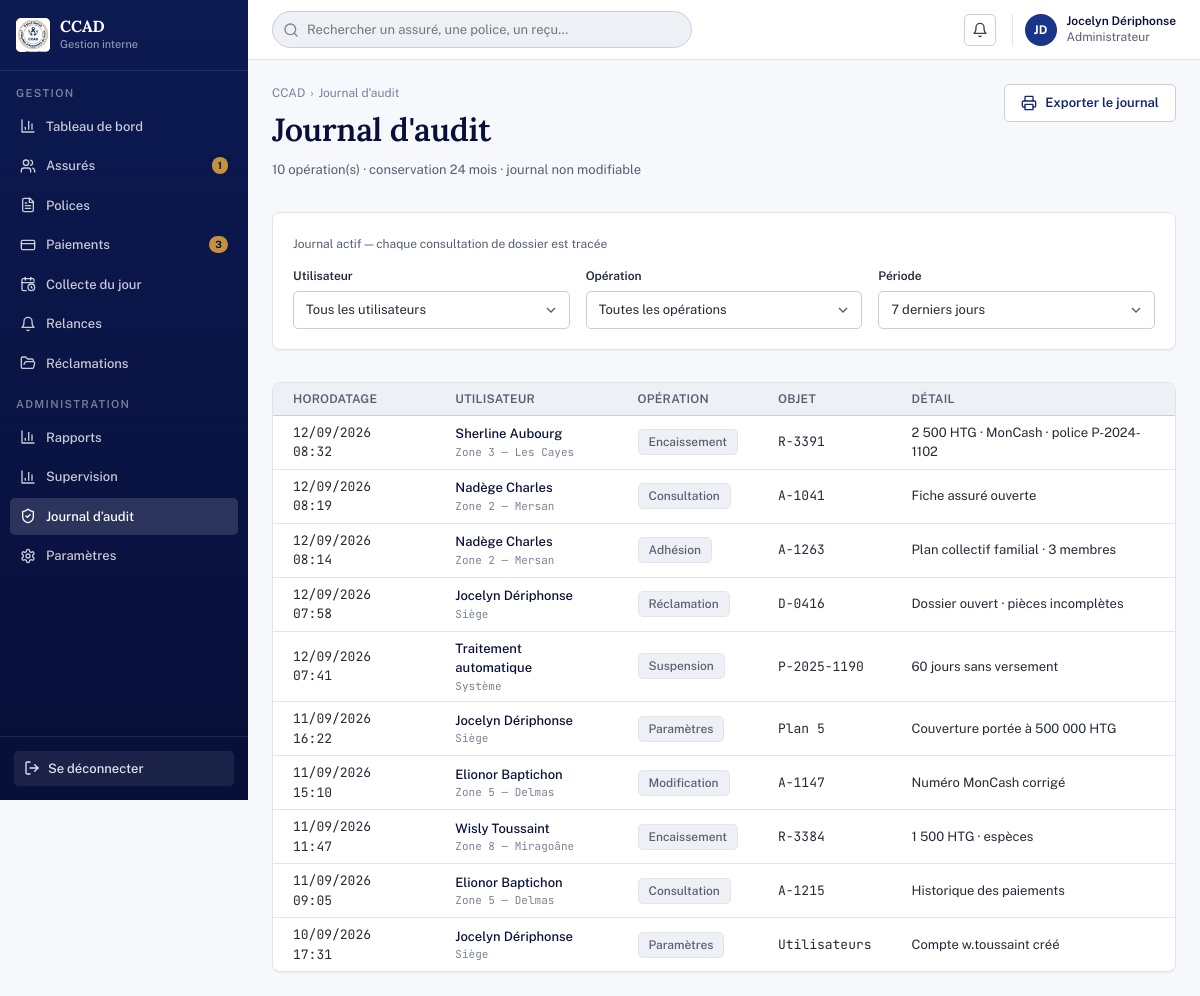
/audit.php (signed in), run on the app's committed database.
### tables this page shows
CREATE TABLE audit_log (
  id              BIGINT UNSIGNED AUTO_INCREMENT PRIMARY KEY,
  horodatage      DATETIME NOT NULL DEFAULT CURRENT_TIMESTAMP,
  utilisateur_id  INT UNSIGNED DEFAULT NULL,
  zone            VARCHAR(80) DEFAULT NULL,
  type_operation  ENUM('Consultation','Adhésion','Encaissement','Modification','Suspension','Réclamation','Paramètres') NOT NULL,
  cible           VARCHAR(60) DEFAULT NULL,
  detail          VARCHAR(255) DEFAULT NULL,
  FOREIGN KEY (utilisateur_id) REFERENCES utilisateurs(id)
);

### audit.php (the view, shortened to what this page needs)
<?php
require_once __DIR__ . '/includes/functions.php';
require __DIR__ . '/includes/layout_start.php';
$pdo = db();
$userF = $_GET['user'] ?? 'tous';
$typeF = $_GET['type'] ?? 'tous';
$periodeF = $_GET['periode'] ?? 'semaine';
$periodeJours = ['jour' => 1, 'semaine' => 7, 'mois' => 30][$periodeF] ?? 7;
$sql = "SELECT al.*, CONCAT(u.prenom,' ',u.nom) AS utilisateur FROM audit_log al LEFT JOIN utilisateurs u ON u.id=al.utilisateur_id WHERE al.horodatage >= DATE_SUB(NOW(), INTERVAL ? DAY)";
$params = [$periodeJours];
$sql .= ' ORDER BY al.horodatage DESC LIMIT 300';
$stmt = $pdo->prepare($sql);
$stmt->execute($params);
$rows = $stmt->fetchAll();
$users = $pdo->query("SELECT id, CONCAT(prenom,' ',nom) nom FROM utilisateurs ORDER BY nom")->fetchAll();
$types = ['Consultation','Adhésion','Encaissement','Modification','Suspension','Réclamation','Paramètres'];
$securite = $pdo->query('SELECT * FROM reglages_securite WHERE id=1')->fetch();
$qs = http_build_query($_GET);
?>
<div class="page-header">
  <div>
    <div class="page-header__breadcrumbs"><span>CCAD</span><span>Journal d'audit</span></div>
    <h1 class="page-header__title">Journal d'audit</h1>
    <div class="page-header__meta"><?= count($rows) ?> opération(s) · conservation 24 mois · journal non modifiable</div>
  </div>
  <div class="page-header__actions"><a class="btn btn--secondary" href="pages/export_csv.php?type=audit&<?= $qs ?>"><?= icon('printer',16) ?> Exporter le journal</a></div>
</div>
<div class="card">
  <div class="card__subtitle" style="margin-bottom:14px"><?= ($securite['journal_actif'] ?? 1) ? "Journal actif — chaque consultation de dossier est tracée" : "Journal désactivé dans Paramètres › Utilisateurs" ?></div>
  <form class="filter-bar" method="get">
    <div class="field"><label class="field__label">Utilisateur</label><select class="input" name="user" onchange="this.form.submit()">
      <option value="tous">Tous les utilisateurs</option><?php foreach ($users as $u): ?><option value="<?= $u['id'] ?>" <?= $userF==$u['id']?'selected':'' ?>><?= h($u['nom']) ?></option><?php endforeach; ?>
    </select></div>
    <div class="field"><label class="field__label">Opération</label><select class="input" name="type" onchange="this.form.submit()">
      <option value="tous">Toutes les opérations</option><?php foreach ($types as $t): ?><option value="<?= h($t) ?>" <?= $typeF===$t?'selected':'' ?>><?= h($t) ?></option><?php endforeach; ?>
    </select></div>
    <div class="field"><label class="field__label">Période</label><select class="input" name="periode" onchange="this.form.submit()">
      <option value="semaine" <?= $periodeF==='semaine'?'selected':'' ?>>7 derniers jours</option>
    </select></div>
  </form>
</div>
<div class="card card--flush">
  <div class="table-wrap">
    <table class="data-table is-dense">
      <thead><tr><th>Horodatage</th><th>Utilisateur</th><th>Opération</th><th>Objet</th><th>Détail</th></tr></thead>
      <tbody>
      <?php foreach ($rows as $row): ?>
        <tr>
          <td class="is-mono"><?= fmt_datetime_fr($row['horodatage']) ?></td>
          <td><div class="person-cell"><span class="person-cell__name"><?= h($row['utilisateur'] ?: 'Traitement automatique') ?></span><span class="person-cell__meta"><?= h($row['zone'] ?? '') ?></span></div></td>
          <td><span class="tag"><?= h($row['type_operation']) ?></span></td>
          <td class="is-mono"><?= h($row['cible'] ?? '—') ?></td>
          <td><?= h($row['detail'] ?? '') ?></td>
        </tr>
      <?php endforeach; ?>
      </tbody>
    </table>
  </div>
</div>
<?php require __DIR__ . '/includes/layout_end.php'; ?>

### assets/css/tokens.css (style rules this page uses)
:root { --navy-050:#eef2fb; --navy-100:#dde4f5; --navy-200:#bbc8e9; --navy-300:#8298d6; --navy-400:#4c68bd; --navy-500:#2846a6; --navy-600:#1a3489; --navy-700:#12276e; --navy-800:#0c1a52; --navy-900:#080f38; --gold-100:#faf1de; --gold-200:#f2e0bf; --gold-300:#e6c692; --gold-400:#d7ab61; --gold-500:#c4923f; --gold-600:#9c7024; --gold-700:#7d5717; --grey-050:#f7f8fb; --grey-100:#eef0f6; --grey-200:#e0e4ed; --grey-300:#c9cedb; --grey-400:#a3aab9; --grey-500:#7a8296; --grey-600:#565e72; --grey-700:#3a4152; --grey-800:#242a38; --grey-900:#141821; --green-100:#dff2e8; --green-500:#248257; --green-600:#1c6b46; --red-100:#fbe1e1; --red-500:#c62c2c; --red-600:#a32020; --amber-100:#fbeed2; --amber-500:#c08009; --amber-600:#9a6408; --info-100:#dceefa; --info-500:#2277ad; --info-600:#1a5c8a; --white:#ffffff; --brand-primary:var(--navy-700); --brand-primary-hover:var(--navy-800); --brand-primary-active:var(--navy-900); --brand-accent:var(--gold-500); --brand-accent-hover:var(--gold-600); --surface-page:var(--grey-050); --surface-card:var(--white); --surface-sunken:var(--grey-100); --surface-brand:var(--navy-700); --surface-brand-soft:var(--navy-050); --surface-accent-soft:var(--gold-100); --text-heading:var(--navy-900); --text-body:var(--grey-800); --text-muted:var(--grey-600); --text-faint:var(--grey-500); --text-on-brand:var(--white); --text-on-accent:var(--navy-900); --text-link:var(--navy-600); --text-link-hover:var(--navy-800); --border-subtle:var(--grey-200); --border-default:var(--grey-300); --border-strong:var(--grey-400); --border-brand:var(--navy-600); --border-focus:var(--navy-500); --status-success-bg:var(--green-100); --status-success-fg:var(--green-600); --status-danger-bg:var(--red-100); --status-danger-fg:var(--red-600); --status-warning-bg:var(--amber-100); --status-warning-fg:var(--amber-600); --status-info-bg:var(--info-100); --status-info-fg:var(--info-600); --status-neutral-bg:var(--grey-100); --status-neutral-fg:var(--grey-600); --overlay-scrim:rgba(8,15,56,.48); --focus-ring:0 0 0 3px rgba(40,70,166,.28); --font-sans:"Public Sans",system-ui,-apple-system,"Segoe UI",sans-serif; --font-serif:"Lora",Georgia,"Times New Roman",serif; --font-mono:"JetBrains Mono",ui-monospace,"SFMono-Regular",Menlo,monospace; --font-body:var(--font-sans); --font-display:var(--font-serif); --font-numeric:var(--font-mono); --fs-micro:11px; --fs-caption:12px; --fs-body-sm:13px; --fs-body:14px; --fs-body-lg:16px; --fs-h4:16px; --fs-h3:19px; --fs-h2:24px; --fs-h1:32px; --fs-display:44px; --fw-light:300; --fw-regular:400; --fw-medium:500; --fw-semibold:600; --fw-bold:700; --fw-extrabold:800; --lh-tight:1.15; --lh-snug:1.3; --lh-normal:1.5; --lh-loose:1.65; --ls-display:-0.02em; --ls-heading:-0.01em; --ls-body:0; --ls-label:0.02em; --ls-eyebrow:0.12em; --space-0:0; --space-1:2px; --space-2:4px; --space-3:6px; --space-4:8px; --space-5:12px; --space-6:16px; --space-7:20px; --space-8:24px; --space-9:32px; --space-10:40px; --space-11:48px; --space-12:64px; --space-13:80px; --gutter-field:12px; --gutter-card:20px; --gutter-section:32px; --page-pad:24px; --radius-none:0; --radius-xs:3px; --radius-sm:5px; --radius-md:8px; --radius-lg:12px; --radius-xl:16px; --radius-pill:999px; --radius-circle:50%; --radius-control:var(--radius-sm); --radius-card:var(--radius-md); --radius-badge:var(--radius-pill); --radius-modal:var(--radius-lg); --shadow-none:none; --shadow-xs:0 1px 1px rgba(12,26,82,.05); --shadow-sm:0 1px 2px rgba(12,26,82,.07),0 1px 3px rgba(12,26,82,.05); --shadow-md:0 2px 4px rgba(12,26,82,.06),0 6px 14px rgba(12,26,82,.08); --shadow-lg:0 10px 28px rgba(12,26,82,.14); --shadow-inset:inset 0 1px 2px rgba(12,26,82,.08); --dur-instant:80ms; --dur-fast:140ms; --dur-base:200ms; --dur-slow:320ms; --ease-standard:cubic-bezier(.2,0,.2,1); --ease-out:cubic-bezier(0,0,.2,1); --ease-in:cubic-bezier(.4,0,1,1); --transition-control:background-color var(--dur-fast) var(--ease-standard),border-color var(--dur-fast) var(--ease-standard),color var(--dur-fast) var(--ease-standard),box-shadow var(--dur-fast) var(--ease-standard); --sidebar-w:248px; --sidebar-w-collapsed:64px; --topbar-h:60px; --content-max:1280px; --form-col:520px; --control-h-sm:30px; --control-h-md:38px; --control-h-lg:46px; }

### data on the page
audit_log: horodatage "12/09/2026 08:32", utilisateur "Sherline Aubourg", zone "Zone 3 — Les Cayes", type_operation "Encaissement", cible "R-3391", detail "2 500 HTG · MonCash · police P-2024-1102"
audit_log: horodatage "12/09/2026 08:19", utilisateur "Nadège Charles", zone "Zone 2 — Mersan", type_operation "Consultation", cible "A-1041", detail "Fiche assuré ouverte"
audit_log: horodatage "12/09/2026 08:14", utilisateur "Nadège Charles", zone "Zone 2 — Mersan", type_operation "Adhésion", cible "A-1263", detail "Plan collectif familial · 3 membres"
audit_log: horodatage "12/09/2026 07:58", utilisateur "Jocelyn Dériphonse", zone "Siège", type_operation "Réclamation", cible "D-0416", detail "Dossier ouvert · pièces incomplètes"
audit_log: horodatage "12/09/2026 07:41", utilisateur "Traitement automatique", zone "Système", type_operation "Suspension", cible "P-2025-1190", detail "60 jours sans versement"
audit_log: horodatage "11/09/2026 16:22", utilisateur "Jocelyn Dériphonse", zone "Siège", type_operation "Paramètres", cible "Plan 5", detail "Couverture portée à 500 000 HTG"
audit_log: horodatage "11/09/2026 15:10", utilisateur "Elionor Baptichon", zone "Zone 5 — Delmas", type_operation "Modification", cible "A-1147", detail "Numéro MonCash corrigé"
audit_log: horodatage "11/09/2026 11:47", utilisateur "Wisly Toussaint", zone "Zone 8 — Miragoâne", type_operation "Encaissement", cible "R-3384", detail "1 500 HTG · espèces"
audit_log: horodatage "11/09/2026 09:05", utilisateur "Elionor Baptichon", zone "Zone 5 — Delmas", type_operation "Consultation", cible "A-1215", detail "Historique des paiements"
audit_log: horodatage "10/09/2026 17:31", utilisateur "Jocelyn Dériphonse", zone "Siège", type_operation "Paramètres", cible "Utilisateurs", detail "Compte w.toussaint créé"

### other printed values
APP_NAME "CCAD"
APP_SUBTITLE "Gestion interne"
$label "Tableau de bord Assurés Polices Paiements Collecte du jour Relances Réclamations Rapports Supervision Journal d’audit Paramètres"
$badge "1 3"
$user['nom_complet'] "Jocelyn Dériphonse"
$user['role'] "Administrateur"
count($rows) "10"
